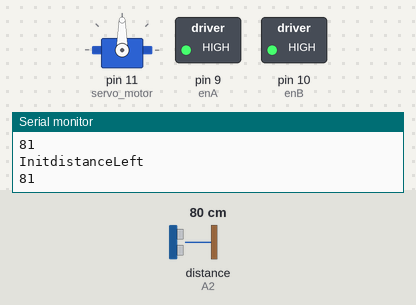
This sketch was run on a simulated Arduino Uno, built with avr-gcc and run on an emulated ATmega328P. Shown: servo, switched loads named in the sketch (green lamp = pin HIGH), the last lines printed to the serial monitor. Inputs (shaded band) come from the test bench; at power-on: distance to the obstacle (sensor on A2) 80 cm. The echo pulse lasts 58.3 µs per cm.

Above: at 4.6 s.
4.7 s: distance to the obstacle (sensor on A2) set to 23 cm
7.4 s: distance to the obstacle (sensor on A2) set to 19 cm
At 9.4 s:
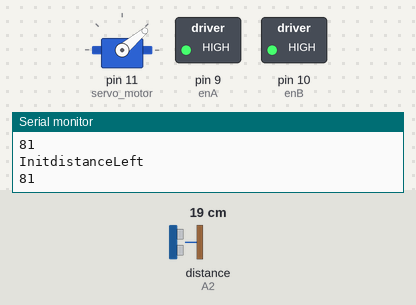
At 10.1 s:
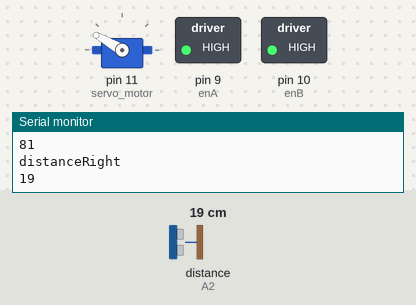
11.9 s: distance to the obstacle (sensor on A2) set to 2 cm
Timing chart, 0 to 15.5 s (numbered marks = the images above; inputs shaded):
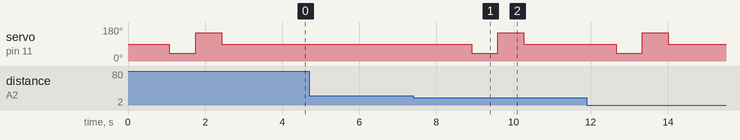

Measured:
- the behaviour switches between 21 and 20 cm on distance to the obstacle (sensor on A2) (found by bisection; images 0 and 1)
- after the input at 4.7 s, every drawn part: stays the same
- after the input at 7.4 s, servo on pin 11 (servo_motor): 90° → 40° after 1.5 s, → 150° 0.67 s later, → 90° 0.67 s later

The sketch:

Obstacle_Avoidance_Code.ino
```cpp
#include <Servo.h>
#include <NewPing.h>

#define in1 4
#define in2 5
#define in3 6
#define in4 7

int enA = 9;
int enB = 10;

#define trig_pin A1
#define echo_pin A2


#define maximum_distance 200
boolean goesForward = false;
int distance = 100;
 int distanceRight = 0;
  int distanceLeft = 0;

NewPing sonar(trig_pin, echo_pin, maximum_distance); //sensor function
Servo servo_motor;

void setup(){
Serial.begin(9600);
Serial.println("hello");

pinMode(enA, OUTPUT);//enable RearMotors
pinMode(enB, OUTPUT);//enable FrontMotors
analogWrite(enA, 255);
analogWrite(enB, 255);

  servo_motor.attach(11); //our servo pin

 servo_motor.write(90);
  delay(1000);
  distance = readPing();
   Serial.println("Forwarddistance");
     Serial.println(distance);

    distanceRight = lookRight();
     Serial.println("InitStartdistanceRight");
     Serial.println(distanceRight);

    //delay(300);
    distanceLeft = lookLeft();
    Serial.println("InitdistanceLeft");
     Serial.println(distanceLeft);
servo_motor.write(90);
  delay(1000);
}
void loop(){
  delay(50);
 distance = readPing();
  delay(10);

  if (distance <= 20){
   // Serial.println("movinmg..");
    Stop();
    delay(500);
    Backwards();
    delay(500);
     Stop();
    delay(500);

    distanceRight = lookRight();
     Serial.println("distanceRight");
     Serial.println(distanceRight);
    //delay(300);
    distanceLeft = lookLeft();
    Serial.println("distanceLeft");
     Serial.println(distanceLeft);
    //delay(300);

     if (distanceRight >= distanceLeft){
      Right();
       delay(700);
      Forward();
    }
    else{
      Left();
        delay(7600);
      Forward();
    }
   distance = readPing();
  }
  {
    // If no obstacle detected, move forward
    Forward();
  }

}

int lookRight(){
  servo_motor.write(40);
  delay(500);
  int distance = readPing();
  delay(100);
  servo_motor.write(90);
  return distance;
}

int lookLeft(){
  servo_motor.write(150);
  delay(500);
  int distance = readPing();
  delay(100);
  servo_motor.write(90);
  return distance;
  delay(100);
}


int readPing(){
  delay(70);
  int cm = sonar.ping_cm();
  if (cm==0){
    cm=250;
  }
  return cm;
}


//****Stop****
void Stop() {
      digitalWrite(in1, LOW);
      digitalWrite(in2, LOW);
      digitalWrite(in3, LOW);
      digitalWrite(in4, LOW);
    }

//****Forward****
    void Forward() {
      digitalWrite(in1, LOW);
      digitalWrite(in2, HIGH);
      digitalWrite(in3, LOW);
      digitalWrite(in4, HIGH);
    }

 //****Backwards****
  void Backwards() {
      digitalWrite(in1, HIGH);
      digitalWrite(in2, LOW);
      digitalWrite(in3, HIGH);
      digitalWrite(in4, LOW);
    }

  //****Right****
     void Right()  {
      digitalWrite(in1, HIGH);//L
      digitalWrite(in2, HIGH);//L
      digitalWrite(in3, LOW);//H
      digitalWrite(in4, HIGH);//L
    }

   //****Left****
     void Left()  {
      digitalWrite(in1, LOW);//H
      digitalWrite(in2, HIGH);//L
      digitalWrite(in3, HIGH);//L
      digitalWrite(in4, HIGH);//L
    }
```
